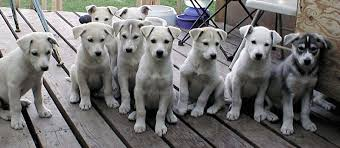
#> input picture puzzle.png, 340 x 148 px
$ python multiple.py
#> lines starting #> are read from the running program, lines starting #| are printed output that depends on the picture; after the words box and inside, x2 and y2 are one past the last pixel; in counts of white or black regions, pixels touching at a corner belong together
import cv2
import numpy as np
from matplotlib import pyplot as plt

img_rgb = cv2.imread('puzzle.png')
#> img_rgb is the input picture: shape (148, 340, 3); mean B, G, R 111.4, 112.4, 113.6
img_gray = cv2.cvtColor(img_rgb, cv2.COLOR_BGR2GRAY)
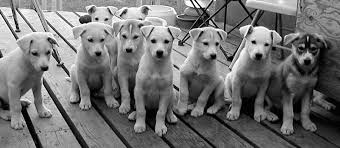
#> img_gray: shape (148, 340); min 0, max 255, mean 112.6
template = cv2.imread('waldo.png',0)
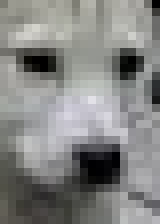
#> input picture waldo.png, 20 x 28 px (shown 8 times larger)
#> template: shape (28, 20); min 0, max 226, mean 133
w, h = template.shape[::-1]
#> w = 20; h = 28

res = cv2.matchTemplate(img_gray,template,cv2.TM_CCOEFF_NORMED)
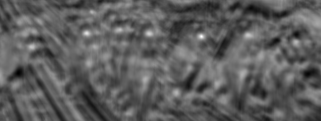
#> res: shape (121, 321) float32; min -0.53, max 1, mean 0.0307; drawn with min black and max white
threshold = 0.58
loc = np.where( res >= threshold)
#> loc = 57 positions, rows 29 to 47, columns 30 to 249
for pt in zip(*loc[::-1]):
    cv2.rectangle(img_rgb, pt, (pt[0] + w, pt[1] + h), (0,0,255), 2)
#> this loop made 57 passes
#> pt on passes 1 to 12: (119, 29), (120, 29), (119, 30), (86, 31), (85, 32), (86, 32), (87, 32), (88, 32), (148, 32), (149, 32), (84, 33), (85, 33)
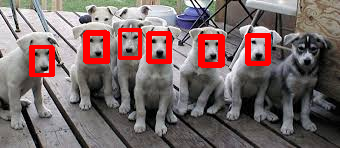
#> img_rgb: shape (148, 340, 3); 6.28% of pixels changed, all inside (x1, y1, x2, y2) = (29, 28, 271, 77)

cv2.imwrite('res.png',img_rgb)
